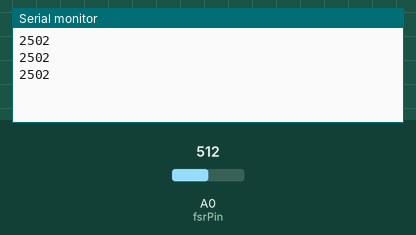
Recording of a sketch running on a simulated Arduino Uno, built with avr-gcc and run on an emulated ATmega328P. Shown: the last lines printed to the serial monitor. The test bench sets the inputs (shaded band); at power-on: A0 (fsrPin) = 512.

Above: at 1.2 s.
1.3 s: A0 (fsrPin) set to 716
At 1.74 s:
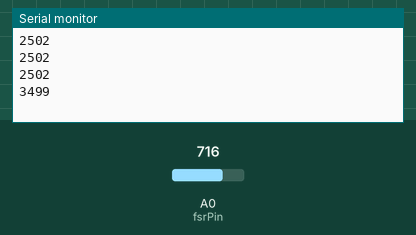
2.8 s: A0 (fsrPin) set to 900
At 3.18 s:
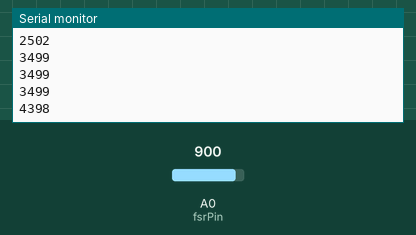
Timing chart, 0 to 5.8 s (numbered marks = the images above; inputs shaded):
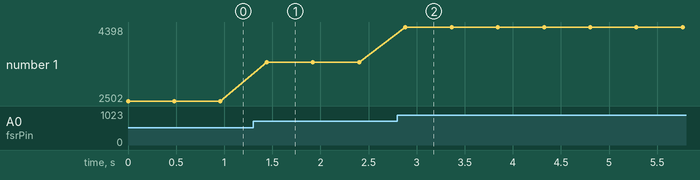

Measured:
- after the input at 1.3 s, the serial monitor: prints a new line after 0.14 s (image 1)
- after the input at 2.8 s, the serial monitor: prints a new line after 0.08 s (image 2)
- plotted number 1: 2502 → 3499 after the input at 1.3 s, 3499 → 4398 after the input at 2.8 s

The sketch:

force_sensor_FSR.ino
```cpp
int fsrPin = 0;     // the FSR and 1K pulldown are connected to A0
int fsrReading;     // the analog reading from the FSR resistor divider
int fsrVoltage;     // the analog reading converted to voltage

void setup(void) {
  Serial.begin(115200);   // We'll send debugging information via the Serial monitor
}

void loop(void) {
  fsrReading = analogRead(fsrPin);
  fsrVoltage = map(fsrReading, 0, 1023, 0, 5000);  // Convert analog reading to voltage

  // Send fsrVoltage over serial
  Serial.println(fsrVoltage);
  delay(480);  // Delay for stability
  //Serial.flush();
}
```
